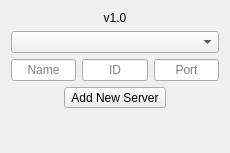
<?xml version="1.0" encoding="UTF-8"?>
<ui version="4.0">
 <class>serverSelect</class>
 <widget class="QDialog" name="serverSelect">
  <property name="geometry">
   <rect>
    <x>0</x>
    <y>0</y>
    <width>230</width>
    <height>153</height>
   </rect>
  </property>
  <property name="sizePolicy">
   <sizepolicy hsizetype="Fixed" vsizetype="Fixed">
    <horstretch>0</horstretch>
    <verstretch>0</verstretch>
   </sizepolicy>
  </property>
  <property name="minimumSize">
   <size>
    <width>230</width>
    <height>153</height>
   </size>
  </property>
  <property name="maximumSize">
   <size>
    <width>230</width>
    <height>153</height>
   </size>
  </property>
  <property name="focusPolicy">
   <enum>Qt::ClickFocus</enum>
  </property>
  <property name="windowTitle">
   <string/>
  </property>
  <layout class="QVBoxLayout" name="verticalLayout_2">
   <item>
    <layout class="QVBoxLayout" name="verticalLayout">
     <item>
      <widget class="QLabel" name="label">
       <property name="text">
        <string>v1.0</string>
       </property>
       <property name="alignment">
        <set>Qt::AlignCenter</set>
       </property>
      </widget>
     </item>
     <item>
      <widget class="QComboBox" name="comboBox">
       <property name="focusPolicy">
        <enum>Qt::ClickFocus</enum>
       </property>
      </widget>
     </item>
     <item>
      <layout class="QHBoxLayout" name="horizontalLayout">
       <item>
        <widget class="QLineEdit" name="lineEdit">
         <property name="focusPolicy">
          <enum>Qt::ClickFocus</enum>
         </property>
         <property name="alignment">
          <set>Qt::AlignCenter</set>
         </property>
         <property name="placeholderText">
          <string>Name</string>
         </property>
        </widget>
       </item>
       <item>
        <widget class="QLineEdit" name="lineEdit_2">
         <property name="focusPolicy">
          <enum>Qt::ClickFocus</enum>
         </property>
         <property name="alignment">
          <set>Qt::AlignCenter</set>
         </property>
         <property name="placeholderText">
          <string>ID</string>
         </property>
        </widget>
       </item>
       <item>
        <widget class="QLineEdit" name="lineEdit_3">
         <property name="focusPolicy">
          <enum>Qt::ClickFocus</enum>
         </property>
         <property name="alignment">
          <set>Qt::AlignCenter</set>
         </property>
         <property name="placeholderText">
          <string>Port</string>
         </property>
        </widget>
       </item>
      </layout>
     </item>
     <item>
      <layout class="QHBoxLayout" name="horizontalLayout_2">
       <item>
        <widget class="QToolButton" name="toolButton">
         <property name="focusPolicy">
          <enum>Qt::ClickFocus</enum>
         </property>
         <property name="text">
          <string>Add New Server</string>
         </property>
        </widget>
       </item>
      </layout>
     </item>
    </layout>
   </item>
   <item>
    <spacer name="verticalSpacer">
     <property name="orientation">
      <enum>Qt::Vertical</enum>
     </property>
     <property name="sizeHint" stdset="0">
      <size>
       <width>20</width>
       <height>7</height>
      </size>
     </property>
    </spacer>
   </item>
  </layout>
 </widget>
 <resources/>
 <connections/>
</ui>
